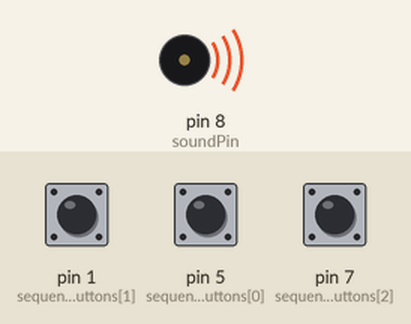
Simulated run of this sketch. Board: Arduino Uno, built with avr-gcc and run on an emulated ATmega328P. Parts: buzzer (waves = sounding). The inputs (shaded band) are chosen by the test bench; at power-on: pin 1 (sequenceOfButtons[1]) HIGH, pin 5 (sequenceOfButtons[0]) HIGH, pin 7 (sequenceOfButtons[2]) HIGH.

Above: at 0.1 s.
At 0.9 s:
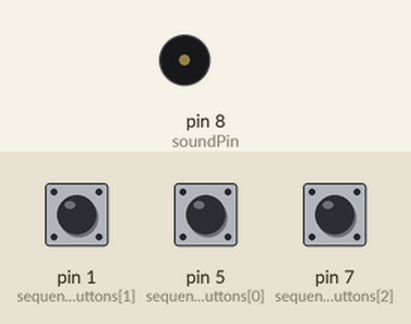
Timing chart, 0 to 2.4 s (numbered marks = the images above):
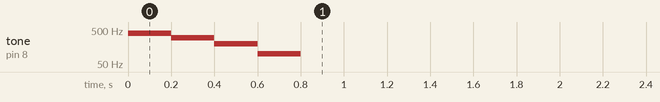

The sketch:

DanielRainerCodeschloss.ino
```cpp
//author: Daniel Rainer
//created: 19/02/2019

/*
 * This program monitors buttons connected to the ATMega328p chip it is running on.
 * If a connection is interrupted it activates an alert,
 * except the connection is the one specified in the sequenceOfButtons.
 * If all buttons were opened in the right sequence feedback is auditive given.
 * Upon closing the buttons again the program will reset.
 * Taking too long to unlock the buttons also causes the alert to be triggered.
 *
 * How to connect everything:
 *
 *       - +
 * ||||||||||||||
 * ) ATMega328p
 * ||||||||||||||
 *   B   +-  B BS
 *
 * Legend:
 * -: GND
 * +: +5V
 * B: button (connect each button to GND)
 * S: speaker/sound (connect the speaker to GND)
 */

//the pin the speaker is connected to
const byte soundPin = 8;
//the number of buttons used
const byte numberOfButtons = 3;
//the pins the buttons are attached to, in the order the must be opened for success
//length of array must be equal to number of buttons
const byte sequenceOfButtons[] = {5, 1, 7};
//tracks the state of each button, true if open, false if closed
boolean openButtons[numberOfButtons];
//keeps track of how many buttons were already opened correctly
byte positionInSequence = 0;
//updates when a button is opened or closed, stores the milliseconds passed since runtime started
long timeOfLastAction;
//whe the buttons are partially open the alert will play after so many milliseconds of inactivity
const int timeUntilTimeout = 10000;
//prevents the alert from being triggered for this many milliseconds after a button was closed with others remaining open
const int timeBeforeResetWhenButtonGetsClosed = 7000;
//true if all buttons were opened in correct sequence, otherwise false
boolean unlocked = false;

//settings for the alert sound
//the number of tones used
byte numberOfAlertTones = 4;
//the frequency of the tones in Hertz, length must be equal to numberOfAlertTones
int alertTones[] = {400, 300, 200, 100};
//the duration of the tones in milliseconds, length must be equal to numberOfAlertTones
int alertTonesDurations[] = {200, 200, 200, 200};

//settings for the success sound
//the number of tones used
byte numberOfSuccessTones = 4;
//the frequency of the tones in Hertz, length must be equal to numberOfSuccessTones
int successTones[] = {600, 700, 800, 900};
//the duration of the tones in milliseconds, length must be equal to numberOfAlertTones
int successTonesDurations[] = {100, 100, 100, 100};

void setup() {
  //sets each button pin to INPUT_PULLUP, meaning that digitaRead will return false if it is connected to GND, otherwise true
  for(byte i = 0; i < numberOfButtons; i++){
    pinMode(sequenceOfButtons[i], INPUT_PULLUP);
  }
  //sets the soundPin to OUTPUT
  pinMode(soundPin, OUTPUT);
}

void loop() {
  //updates the array which keeps track for each button if it is open or closed
  updateButtonStates();
  //checks for invalid behavious and triggers the alert upon detection of such
  if(!checkIfButtonStatesValid() || checkForTimeout()){
    alert();
  }
  //the previously called checkIfButtonStatesValid function sets unlocked to true if all buttons were opened correctly
  if(unlocked){
    success();
  }
  //delay in milliseconds to limit resource usage
  delay(100);
}

//updates the array which keeps track for each button if it is open or closed
void updateButtonStates(){
  //each iteration checks the state of one button
  for(byte i = 0; i < numberOfButtons; i++){
    boolean updatedValue = digitalRead(sequenceOfButtons[i]);
    //if change is detected timeOfLastAction is set to the current time
    if(openButtons[i] != updatedValue){
      timeOfLastAction = millis();
    }
    //value in the array gets updated
    openButtons[i] = updatedValue;
  }
}

//returns true if all buttons are in a valid state, otherwise returns false
//additionally it sets unlocked to true if all buttons were opened correctly
boolean checkIfButtonStatesValid(){
  //if a previously opened button was closed before all buttons were opened
  //the sequence resets after the delay in milliseconds defined by timeBeforeResetWhenButtonGetsClosed
  for(byte i = 0; i < positionInSequence; i++){
    if(!openButtons[i]){
      delay(timeBeforeResetWhenButtonGetsClosed);
      reset();
      break;
    }
  }
  //if a button was opened before all of the preceeding ones in the sequence the buttons states are not valid
  for(byte i = positionInSequence + 1; i < numberOfButtons; i++){
    if(openButtons[i]){
      return false;
    }
  }
  //if the next button in the sequence was opened the position in the sequence increments
  if(openButtons[positionInSequence]){
    positionInSequence++;
    //if the following is true all buttons were opened and unlocked can be set to true
    if(positionInSequence == numberOfButtons){
     unlocked = true;
    }
  }
  return true;
}

//prolonged inactivity leads to a reset of the sequence
//returns true if the time limit for opening the next button is exceeded, otherwise returns true
boolean checkForTimeout(){
  if(millis() > timeOfLastAction + timeUntilTimeout && !checkIfAllButtonsClosed()){
    return true;
  }
  return false;
}

//this function is called after an illegal action was committed
//it plays the alert sound and resets the sequence once all buttons are closed
void alert(){
  playSound(numberOfAlertTones, alertTones, alertTonesDurations);
  while(true){
    if(checkIfAllButtonsClosed()){
      reset();
      break;
    }
  }
}

//returns true if all buttons are closed, otherwise returns false
boolean checkIfAllButtonsClosed(){
  for(byte i = 0; i < numberOfButtons; i++){
    //if this button is open not all buttons are closed, hence false is returned
    if(digitalRead(sequenceOfButtons[i])){
      return false;
    }
  }
  return true;
}

//this function is called after all buttons were opened in the correct order
//the function plays the alert sound and resets the sequence once all buttons are closed
void success(){
  playSound(numberOfSuccessTones, successTones, successTonesDurations);
  while(true){
    if(checkIfAllButtonsClosed()){
      reset();
      break;
    }
  }
}

//used for playing sound
//takes the number of tones,
//followed by an array containing the frequency of each individual tone in Hertz,
//followed by an array containing the duration of each individual tone in milliseconds
void playSound(byte numberOfTones, int tones[], int durations[]){
  for(byte i = 0; i < numberOfTones; i++){
    //starts to put out a signal on the pin with the number indicated by soundPin
    //with the frequency defined by the second argument
    tone(soundPin, tones[i]);
    //the tone is played for this many milliseconds
    delay(durations[i]);
    //stops the tone
    noTone(soundPin);
  }
}

//called for resetting the program
//resets all relevant variables
//loop can continue after this function returned
void reset(){
  positionInSequence = 0;
  unlocked = false;
  //timeOfLastAction = millis();
  for(byte i = 0; i < numberOfButtons; i++){
    openButtons[i] = false;
  }
}
```

Measured:
- by itself, tone on pin 8 (soundPin): plays 400 Hz for 0.20 s, 300 Hz for 0.20 s, 200 Hz for 0.20 s, 100 Hz for 0.20 s
